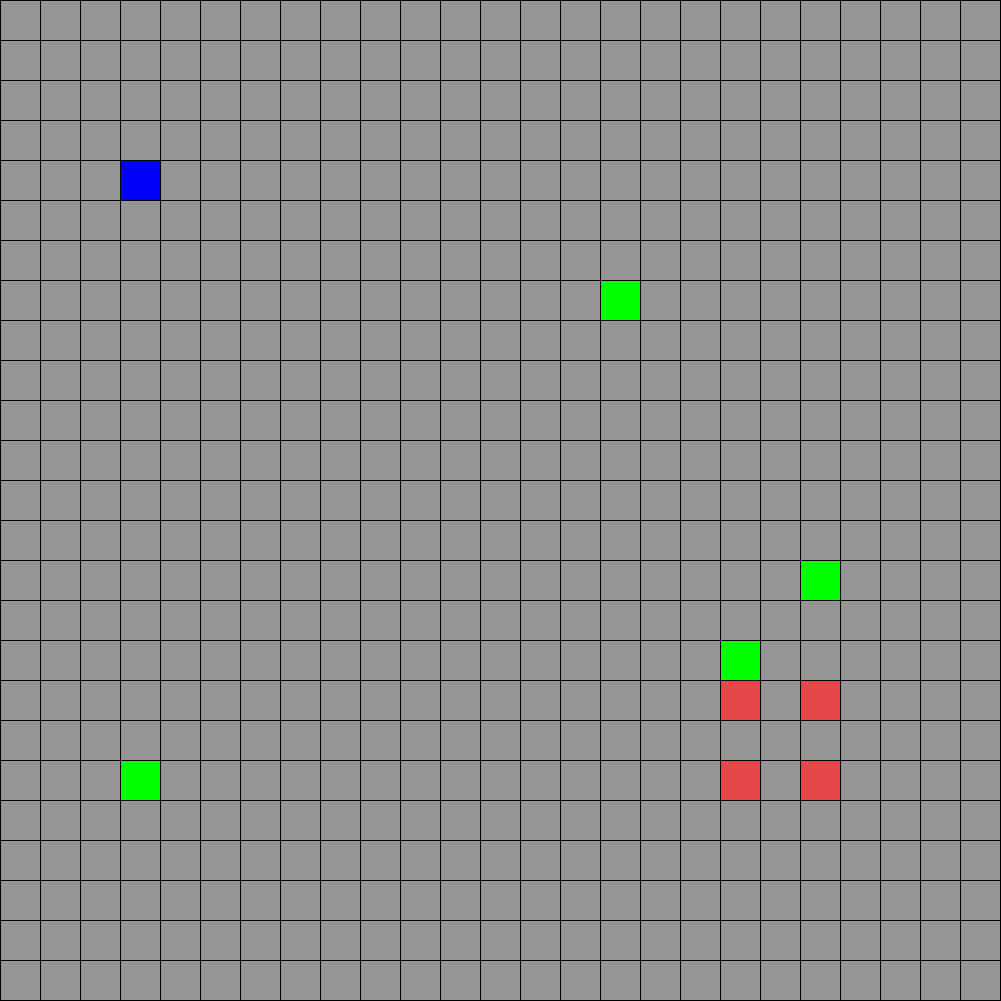
Frame 1 (no input)
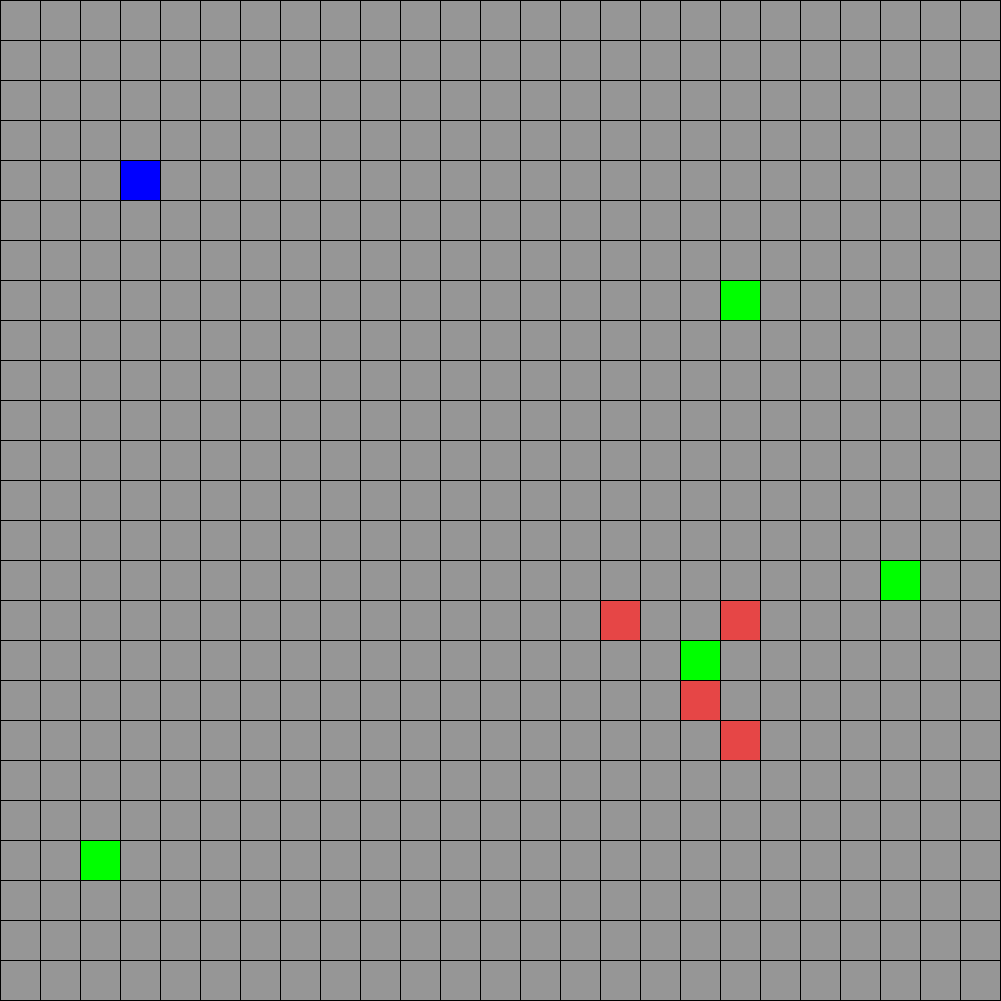
Frame 60 (the mouse pressed at the canvas centre just before this capture)
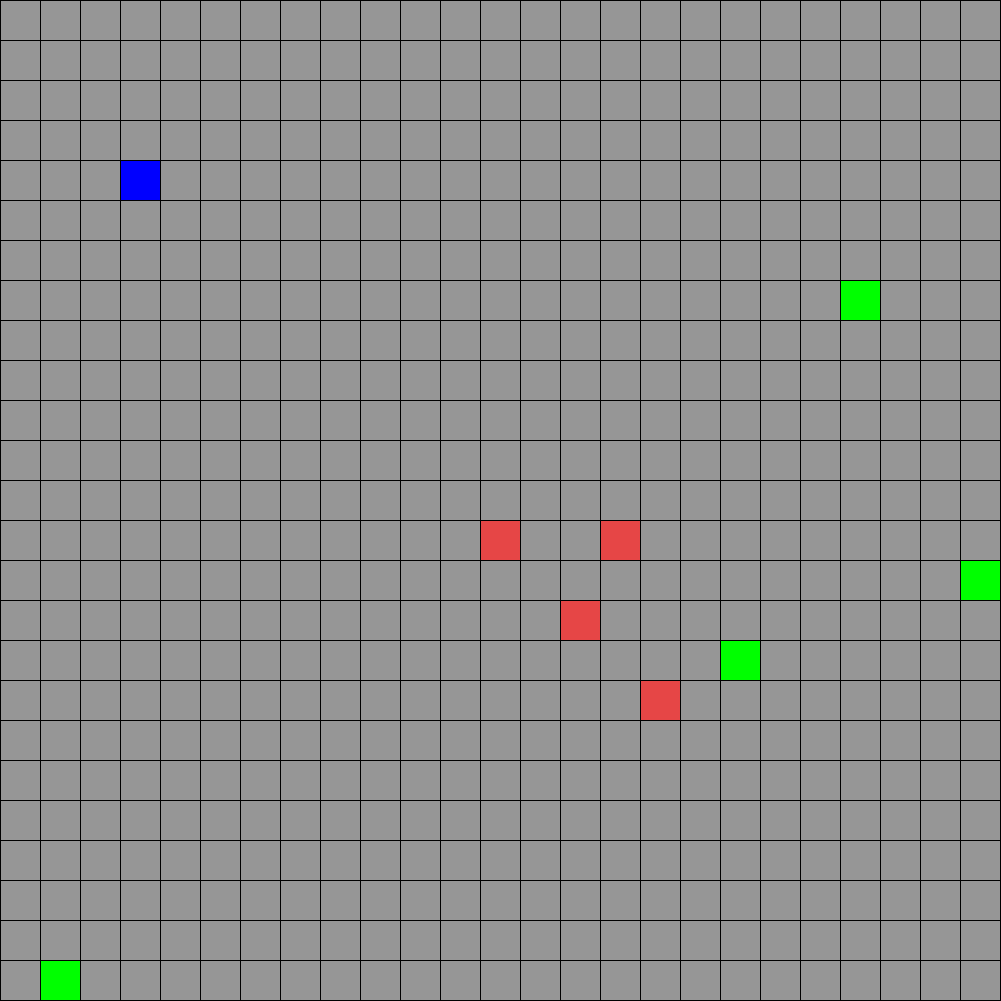
Frame 120 (the mouse held since frame 60 and released just before this capture)

The Processing sketch that drew these frames (run headless with seeded random() and noise(); from frame 60 on, the mouse is pressed at the canvas centre):

// Processing sketch: SP1_F2021
// ── SP1_F2021.pde
import java.util.*;
int size = 40;
int[][] grid = new int[25][25];

Player player;

Enemy enemy1;
Enemy enemy2;
Enemy enemy3;
Enemy enemy4;

Food food1;
Food food2;
Food food3;
Food food4;

List<Enemy> enemies = new ArrayList<Enemy>();
List<Food> allFood = new ArrayList<Food>();

// Gives a NullPointerException
//Enemy[] enemies = { 
//  new Enemy(20, 19, player),
//  new Enemy(18, 19, player),
//  new Enemy(18, 17, player),
//  new Enemy(20, 17, player),
//};

void setup()
{
    size(1001, 1001);
    player = new Player(3, 4);
    enemy1 = new Enemy(20, 19, player);
    enemy2 = new Enemy(18, 19, player);
    enemy3 = new Enemy(18, 17, player);
    enemy4 = new Enemy(20, 17, player);
    
    food1 = new Food(3, 19, player);
    food2 = new Food(int(random(5, grid.length - 4)), int(random(3, grid[0].length - 4)), player); 
    food3 = new Food(int(random(5, grid.length - 4)), int(random(12, grid[0].length - 4)), player); 
    food4 = new Food(int(random(5, grid.length - 4)), int(random(15, grid[0].length - 4)), player); 
    
    lastTime = millis();
    
    enemies.add(enemy1);
    enemies.add(enemy2);
    enemies.add(enemy3);
    enemies.add(enemy4);
    
    allFood.add(food1);
    allFood.add(food2);
    allFood.add(food3);
    allFood.add(food4);
      
}

void draw()
{
    clearBoard();
    updateEntities();
    drawBoard(); 
    
    // Debug
    //println(player.health);
    println(player.score);
    
}

void clearBoard()
{
    for (int x = 0; x < grid.length; x++)
    {
        for (int y = 0; y < grid[0].length; y++)
        {
            grid[x][y] = 0;
        }
    }
}


void drawBoard()
{
    for (int x = 0; x < grid.length; x++)
    {
        for (int y = 0; y < grid[0].length; y++)
        {
            fill(getColorFromType(grid[x][y]));
            
            rect(x * size, y * size, size, size);
        }
    }
}

float lastTime = 0.0;
float lastTime2 = 0.0;

void updateEntities()
{
    grid[player.x][player.y] = player.type; //displays player
    
    for (Enemy e : enemies)                 
    {
        grid[e.x][e.y] = e.type;            //displays all enemies
        resolveCollisionEnemy(e);           //detects collision with player and enemy and gives damages
    }  
    
    for (Food f : allFood)
    {
        grid[f.x][f.y] = f.type;            //displays food
        resolveCollisionFood(f);            //detects collision with player and food and increases score
    }
    
    
    if ( millis() - lastTime > 300 )        //delaying enemy movement
    {
       for (Enemy e : enemies)              //all enemy movement
       {
           e.moveTowardsPlayer();
           lastTime = millis();
        }
    }
    
    
    if (millis() - lastTime2 > 300 )        //delaying food movement
    {
        for (Food f : allFood)              //all food movement
        {
            f.moveAwayPlayer();
            lastTime2 = millis();
        }
    }
    
}

void resolveCollisionEnemy(Enemy tempEnemy)
{
    if (grid[tempEnemy.x][tempEnemy.y] == grid[player.x][player.y])
    {
        player.takeDamage();
    }
}



boolean eaten = false;

void resolveCollisionFood(Food tempFood)
{
    if (grid[tempFood.x][tempFood.y] == grid[player.x][player.y] && eaten == false)
    {
        if (grid[tempFood.x][tempFood.y] == grid[player.x][player.y] && eaten == false && tempFood.type != 0)
        {
            player.increaseScore();
        }
        eaten = true;
        tempFood.type = 0;
        
    }
    if (tempFood.type != 0)
    {
        eaten = false;
    }
    
}




//Here are the color values for the fields
color getColorFromType(int type) 
{
    color c = color(255);
    
    switch(type)
    {
        case 0: 
            c = color(150); //grey
            break;
        case 1: 
            c = color(230,70,70); //red
            break;
        case 2: 
            c = color(0, 255, 0); //green
            break;
        case 3: 
            c = color(0,0,255);
            break;
        case 4: 
            c = color (0,255,255);
            break;
            
    }    
    
    return c; 
}

void printIntArray(int[][] arr) 
{
    System.out.println("");
    System.out.println("");
    System.out.println("");
    for (int x = 0; x < arr.length; x++)
    {
        for (int y = 0; y < arr[0].length; y++) 
        {

            System.out.print(arr[x][y] + ", ");
            
        }
        println();
    }
}

void keyPressed()
{
    if(key == 'w') //up
    {
      player.y--; 
      if (player.y < 0) 
      {
        player.y = 0;
      }
    }
    if(key == 'a') //left
    {
      player.x--;   
      if (player.x < 0)
      {
        player.x = 0;
      }
    }
    if(key == 's') //down
    {
      player.y++;   
      if (player.y >= grid[0].length) 
      {
        player.y = grid[0].length-1;
      }
    }
    if(key == 'd') //right
    {
      player.x++;   
      if (player.x >= grid.length)
      {
        player.x = grid.length-1;
      }
    }
}

// ── Enemy.pde
class Enemy
{
    int x; 
    int y; 
    int type = 1; 
    Player player;

    Enemy(int x, int y, Player player)
    {
        this.x = x;
        this.y = y;
        this.player = player;
    }

    void moveTowardsPlayer()
    {
        int xDistance = Math.abs(player.x - x);
        int yDistance = Math.abs(player.y - y);

        // 25% chance (~25% chance) for the food to move a random space
        int count = int(random(0,99));
        
        if (count < 25) 
        {
          x += random(-1,1);
          y += random(-1,1);
        }
        
        // moving towards the player
        if (xDistance > yDistance && count >= 25)
        {
            moveXtowards();
        } 
        else
        {
            moveYtowards();
        }
    }
    
    // Updates x so it moves towards from the player
    void moveXtowards()
    {
        if (player.x > x)
        {
            x++;
            
            if (x >= grid.length)
            {
               x = grid.length -1;
            }
         } 
         else
         {
            x--;
            
            if (x < 0)
            {
               x = 0;
            }
         }
    }   
    
   
    // Updates y so it moves towards from the player
    void moveYtowards()
    {
        if (player.y > y)
        {
            y++;
            
            if (y >= grid[0].length)
            {
               y = grid[0].length -1;
            }
         } 
         else
         {
            y--;
            
            if (y < 0)
            {
               y = 0;
            }
         }
    }  
}

// ── Food.pde
class Food
{
    int x; 
    int y; 
    int type = 2; 
    Player player;

    Food(int x, int y, Player player)
    {
        this.x = x;
        this.y = y;
        this.player = player;
    }
    
        void moveAwayPlayer()
    {
        int xDistance = Math.abs(player.x - x);
        int yDistance = Math.abs(player.y - y);

        // 25% chance (~25% chance) for the food to move a random space
        int count = int(random(0,99));
        
        if (count < 25) 
        {
          x += random(-1,1);
          y += random(-1,1);
        }
        
        // moving towards the player
        if (xDistance > yDistance && count >= 25)
        {
            moveXaway();
        } 
        else
        {
            moveYaway();
        }
    }
    
    // Updates x so it moves away from the player
    void moveXaway()
    {
        if (player.x > x)
        {
            x--;
            
            if (x < 0)
            {
               x = 0;
            }
         } 
         else
         {
            x++;
            
            if (x >= grid.length)
            {
               x = grid.length -1;
            }
         }
    }   
    
   
    // Updates y so it moves away from the player
    void moveYaway()
    {
        if (player.y > y)
        {
            y--;
            
            if (y < 0)
            {
               y = 0;
            }
         } 
         else
         {
            y++;
            
            if (y >= grid[0].length)
            {
               y = grid[0].length -1;
            }
         }
    }   
    
}
 

// ── Player.pde
class Player
{
    int x; 
    int y; 
    int type = 3; 
    int health; 
    int score;
    
    Player(int x, int y)
    {
        this.x = x;
        this.y = y;
        health = 100;
        score = 0;
    }
    
        
    void takeDamage()
    {
        health--;    
    }
    
    void increaseScore()
    {
        score++;
    }
    
}
